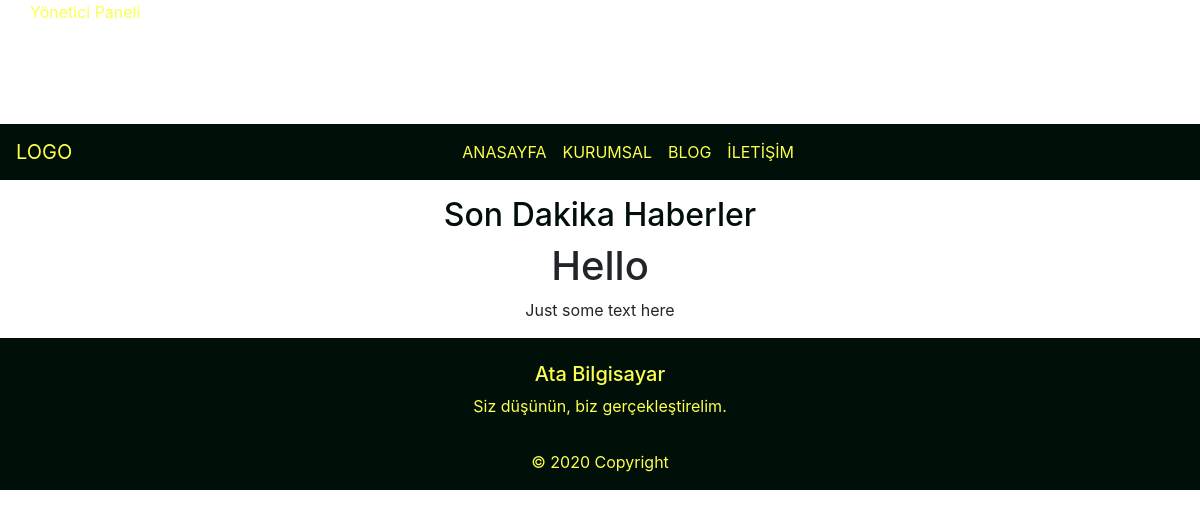
The app's page /, older data.
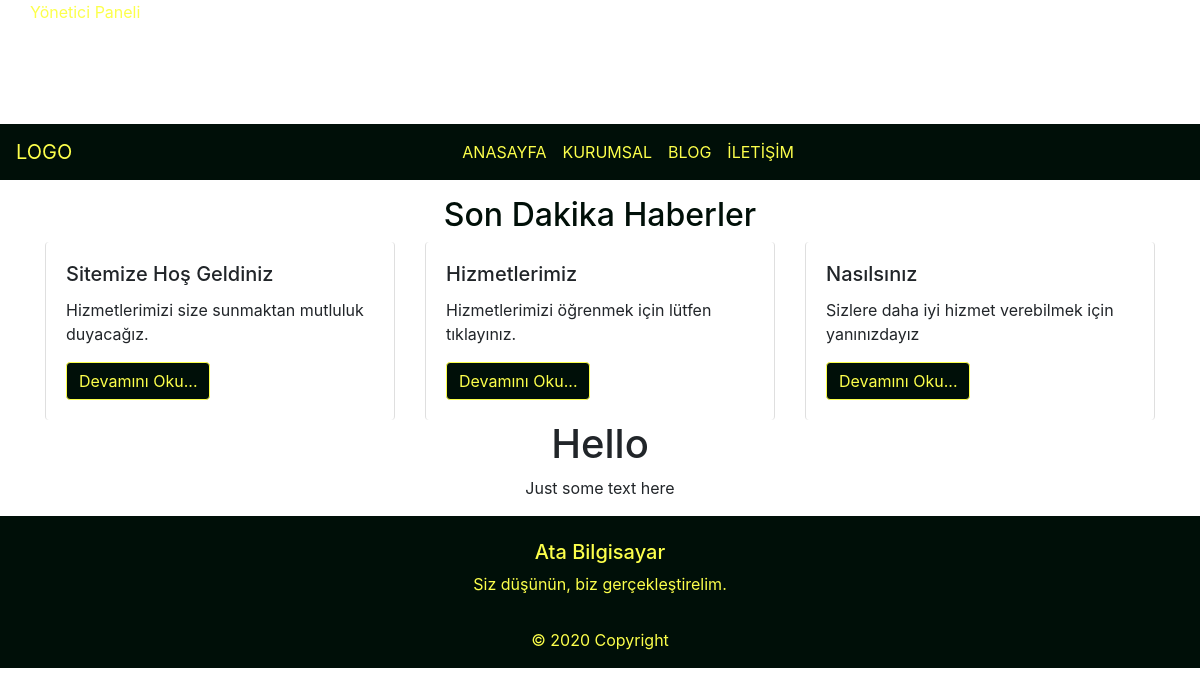
The same page, newer data.
### news/models.py (models this page shows, shortened)
class LatestPost(models.Model):
    LatestTitle = models.CharField(max_length=100, verbose_name="Başlık")
    LatestContent = models.TextField(verbose_name="İçerik")
    date = models.DateTimeField(auto_now_add=True)

### news/views.py (the view)
# urls.py: path('', BlogPageView.as_view(), name='index'),
class BlogPageView(ListView):
    model = LatestPost
    template_name = "index.html"

### templates/index.html
{% extends 'base.html' %} {% block content %} {% load static %}
<div class="container">
    <div class="row mt-3">
        <div class="col-sm-12 text-center">
            <h2>Son Dakika Haberler</h2>
        </div>
        {% for LatestPost in object_list %}
        <div class="col-sm-4">
            <div class="card" style="width: auto;">
                <div class="card-body">
                    <h5 class="card-title">{{LatestPost.LatestTitle}}</h5>
                    <p class="card-text">{{LatestPost.LatestContent}}</p>
                    <button type="button" class="btn btn-primary">Devamını Oku...</button>
                </div>
            </div>
        </div>
        {% endfor %}
    </div>
    <div class="row">
        <div class="col-sm-12 text-center">
            <h1>Hello</h1>
            <p>Just some text here</p>
        </div>
    </div>
</div>
{% endblock content %}

### templates/base.html
{% include 'header.html' %}
{% block content %}
{% endblock content %}
{% include 'footer.html'%}

### templates/header.html (shortened to what this page needs)
{% load static %}
<!DOCTYPE html>
<html lang="tr">
<head>
    <link rel="stylesheet" href="{% static 'css/main.css' %}">
    <link rel="stylesheet" href="https://maxcdn.bootstrapcdn.com/bootstrap/4.4.1/css/bootstrap.min.css">
</head>
<body>
    <div class="container">
        <div class="row">
            <a style="text-align: right;" href="admin/">Yönetici Paneli</a>
        </div>
    </div>
    <nav class="navbar navbar-expand-lg my-nav mx-auto menu" style="margin-top: 100px;">
        <a class="navbar-brand mx-auto navbar-brand-centered" href="#">LOGO</a>
        <div class="collapse navbar-collapse" id="navbarSupportedContent">
            <ul class="navbar-nav mx-auto">
                <li class="nav-item active">
                    <a class="nav-link" href="/">ANASAYFA <span class="sr-only">(current)</span></a>
                </li>
                <li class="nav-item">
                    <a class="nav-link" href="/about/">KURUMSAL</a>
                </li>
                <li class="nav-item">
                    <a class="nav-link" href="/blog/">BLOG</a>
                </li>
                <li class="nav-item">
                    <a class="nav-link" href="/contact/" tabindex="-1">İLETİŞİM</a>
                </li>
            </ul>
        </div>
    </nav>
</body>
</html>

### templates/footer.html
<footer class="page-footer font-small blue pt-4 my-nav">
    <div class="container-fluid text-center text-md-left">
        <div class="row">
            <div class="col-md-12 text-center">
                <h5>Ata Bilgisayar</h5>
                <p>Siz düşünün, biz gerçekleştirelim.</p>
            </div>
        </div>
    </div>
    <div class="footer-copyright text-center py-3">© 2020 Copyright
    </div>
</footer>

### static/css/main.css (style rules this page uses)
h2 { color: #000F08; }
.my-nav { background-color: #000F08 !important; color: #FCFF4B !important; }
a { color: #FCFF4B !important; }
.btn { background-color: #000F08 !important; color: #FCFF4B !important; border-color: #FCFF4B !important; }
.card { border-block: #FCFF4B !important; }

Row changes from the older to the newer data that the page shows:
added LatestPost: LatestTitle "Sitemize Hoş Geldiniz", LatestContent "Hizmetlerimizi size sunmaktan mutluluk duyacağız."
added LatestPost: LatestTitle "Hizmetlerimiz", LatestContent "Hizmetlerimizi öğrenmek için lütfen tıklayınız."
added LatestPost: LatestTitle "Nasılsınız", LatestContent "Sizlere daha iyi hizmet verebilmek için yanınızdayız"
